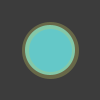
Frame 1 (no input)
Frame 60 (the mouse pressed at the canvas centre just before this capture): identical to frame 1, image omitted
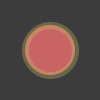
Frame 120 (the mouse held since frame 60 and released just before this capture)

The Processing sketch that drew these frames (run headless with seeded random() and noise(); from frame 60 on, the mouse is pressed at the canvas centre):

// Processing sketch: processing_171581
// ── processing_171581.pde

Button button;

void setup() {
  size(100, 100);
  // Inputs: x, y, size,
  // base color, over color, press color
  button = new Button(50, 50, 50,
  color(100,200,200), color(200,100,100), color(100,100,200));
}

void draw() {
  background(60);
  stroke(200,200,100,80);
  strokeWeight(7);
  button.update();
  button.display();
}

void mousePressed() {
  button.press();
}

void mouseReleased() {
  button.release();
}
class Button {
  int x, y; // The x- and y-coordinates
  int size; // Dimension (width and height)
  color baseGray; // Default gray value
  color overGray; // Value when mouse is over the button
  color pressGray; // Value when mouse is over and pressed
  boolean over = false; // True when the mouse is over
  boolean pressed = false; // True when the mouse is over and pressed

  Button(int xp, int yp, int s, color b, color o, color p) {
    x = xp;
    y = yp;
    size = s;
    baseGray = b;
    overGray = o;
    pressGray = p;
  }

  // Updates the over field every frame
  void update() {
    if ((mouseX >= x-size/2) && (mouseX <= x+size/2) &&
    (mouseY >= y-size/2) && (mouseY <= y+size/2)) {
      over = true;
    } else {
      over = false;
    }
  }

  boolean press() {
    if (over == true) {
      pressed = true;
      return true;
    } else {
      return false;
    }
  }

  void release() {
    pressed = false; // Set to false when the mouse is released
  }

  void display() {
    if (pressed == true) {
      fill(pressGray);
    } else if (over == true) {
      fill(overGray);
    } else {
      fill(baseGray);
    }

  ellipse(x, y, size, size);
  }
 }
